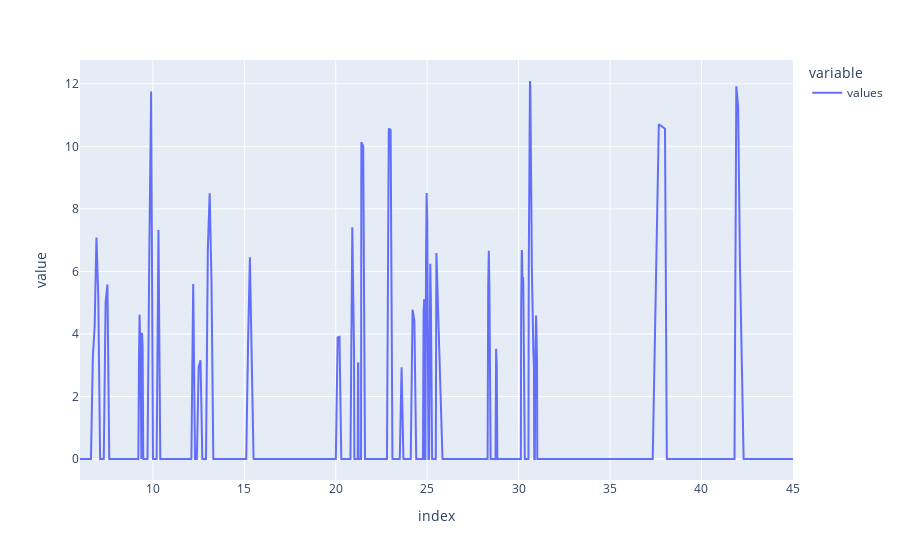
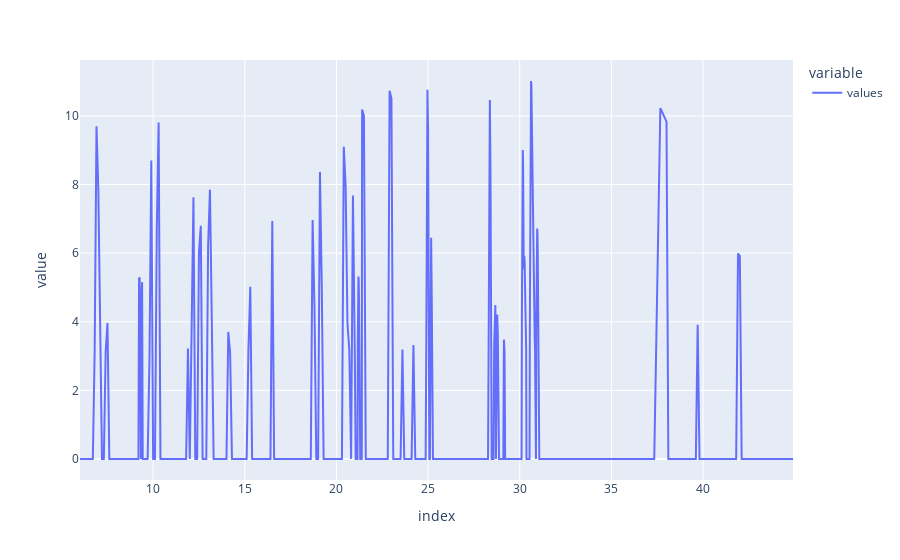
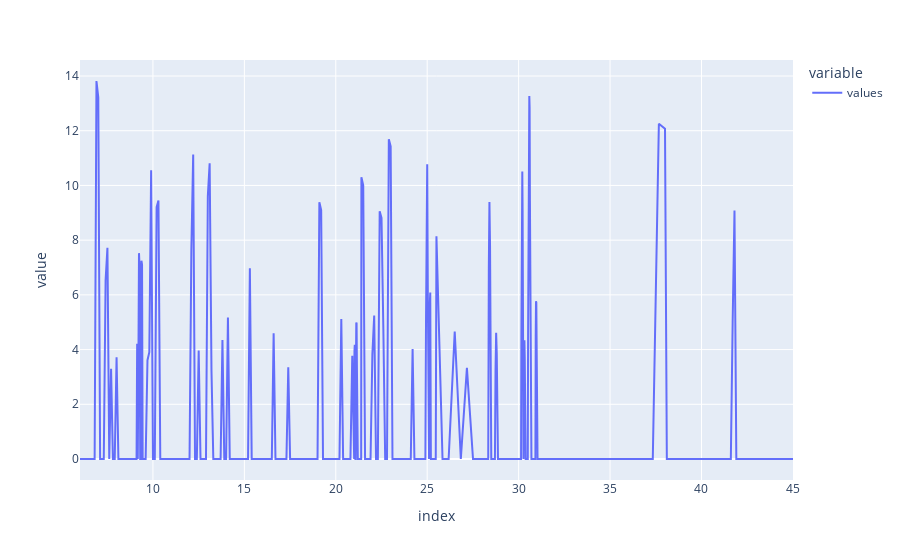
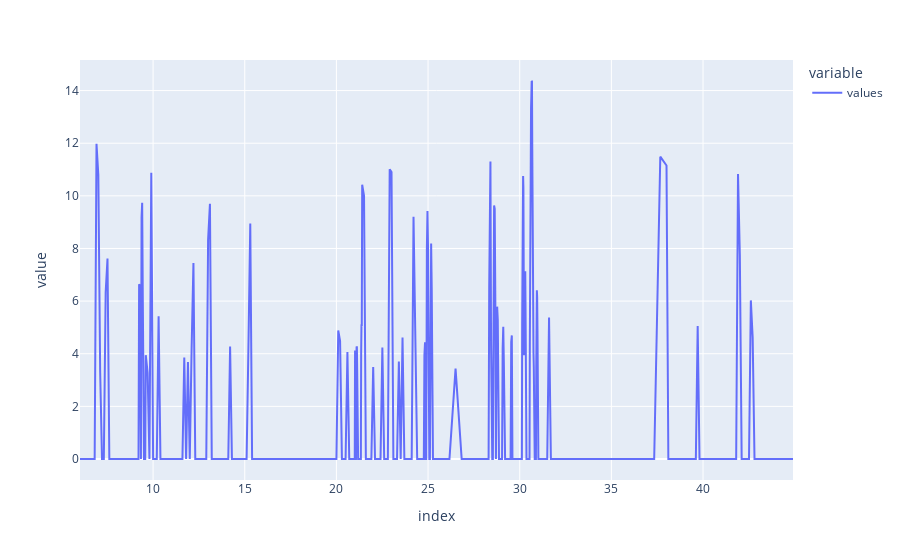

The notebook cell saved with these charts, in order:
### Code cell
for i in data[:4]:
    print("\nFichier : ",i.name)
    fig = i.df.plot()
    fig.show()
    print(i.printProblems())

### Figure 1 — Plotly figure (JSON) as saved in the notebook; plotly's stock layout.template omitted (floating-point values rounded to 4 significant figures; data arrays with more than 128 entries replaced by an {"elided": "..."} marker saying what was removed)
{"data": [{"hovertemplate": "variable=values<br>index=%{x}<br>value=%{y}<extra></extra>", "legendgroup": "values", "line": {"color": "#636efa", "dash": "solid"}, "mode": "lines", "name": "values", "orientation": "v", "showlegend": true, "type": "scatter", "x": {"elided": "505 float values"}, "xaxis": "x", "y": {"elided": "505 float values"}, "yaxis": "y"}], "layout": {"legend": {"title": {"text": "variable"}, "tracegroupgap": 0}, "margin": {"t": 60}, "xaxis": {"anchor": "y", "domain": [0, 1], "title": {"text": "index"}}, "yaxis": {"anchor": "x", "domain": [0, 1], "title": {"text": "value"}}}}

### Figure 2 — Plotly figure (JSON) as saved in the notebook; plotly's stock layout.template omitted (floating-point values rounded to 4 significant figures; data arrays with more than 128 entries replaced by an {"elided": "..."} marker saying what was removed)
{"data": [{"hovertemplate": "variable=values<br>index=%{x}<br>value=%{y}<extra></extra>", "legendgroup": "values", "line": {"color": "#636efa", "dash": "solid"}, "mode": "lines", "name": "values", "orientation": "v", "showlegend": true, "type": "scatter", "x": {"elided": "504 float values"}, "xaxis": "x", "y": {"elided": "504 float values"}, "yaxis": "y"}], "layout": {"legend": {"title": {"text": "variable"}, "tracegroupgap": 0}, "margin": {"t": 60}, "xaxis": {"anchor": "y", "domain": [0, 1], "title": {"text": "index"}}, "yaxis": {"anchor": "x", "domain": [0, 1], "title": {"text": "value"}}}}

### Figure 3 — Plotly figure (JSON) as saved in the notebook; plotly's stock layout.template omitted (floating-point values rounded to 4 significant figures; data arrays with more than 128 entries replaced by an {"elided": "..."} marker saying what was removed)
{"data": [{"hovertemplate": "variable=values<br>index=%{x}<br>value=%{y}<extra></extra>", "legendgroup": "values", "line": {"color": "#636efa", "dash": "solid"}, "mode": "lines", "name": "values", "orientation": "v", "showlegend": true, "type": "scatter", "x": {"elided": "505 float values"}, "xaxis": "x", "y": {"elided": "505 float values"}, "yaxis": "y"}], "layout": {"legend": {"title": {"text": "variable"}, "tracegroupgap": 0}, "margin": {"t": 60}, "xaxis": {"anchor": "y", "domain": [0, 1], "title": {"text": "index"}}, "yaxis": {"anchor": "x", "domain": [0, 1], "title": {"text": "value"}}}}

### Figure 4 — Plotly figure (JSON) as saved in the notebook; plotly's stock layout.template omitted (floating-point values rounded to 4 significant figures; data arrays with more than 128 entries replaced by an {"elided": "..."} marker saying what was removed)
{"data": [{"hovertemplate": "variable=values<br>index=%{x}<br>value=%{y}<extra></extra>", "legendgroup": "values", "line": {"color": "#636efa", "dash": "solid"}, "mode": "lines", "name": "values", "orientation": "v", "showlegend": true, "type": "scatter", "x": {"elided": "504 float values"}, "xaxis": "x", "y": {"elided": "504 float values"}, "yaxis": "y"}], "layout": {"legend": {"title": {"text": "variable"}, "tracegroupgap": 0}, "margin": {"t": 60}, "xaxis": {"anchor": "y", "domain": [0, 1], "title": {"text": "index"}}, "yaxis": {"anchor": "x", "domain": [0, 1], "title": {"text": "value"}}}}
